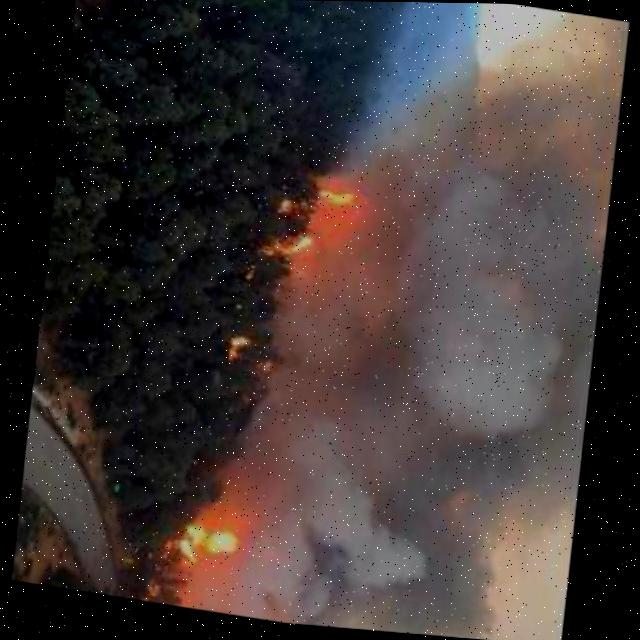
#> input picture datasets/fire/train/images/FireDetectionImage_NoiseWEBFire133_jpg.rf.2eeabb1e0fd0e6810b0fd4f2a442353c.jpg, 640 x 640 px
$ python merge_all_fire.py
#> lines starting #> are read from the running program, lines starting #| are printed output that depends on the picture
# -*- coding: utf-8 -*-
"""
Fire 데이터셋 전체 병합 + 중복 제거 + 품질 정제
================================================
처리 순서:
  Step 1 : 각 소스 데이터셋 → datasets/fire/ 로 병합
           - MD5로 완전 동일 이미지 스킵
           - 클래스 인덱스 리매핑 (데이터셋마다 다름)
           - fire_new3 : fire 클래스(idx=1)만 추출, 나머지 스킵
  Step 2 : pHash 유사 중복 제거 (병합 후 전체 스캔)
  Step 3 : 라벨 품질 정제 (bbox 클리핑 / 극소·극대 제거)
  Step 4 : data.yaml + README 갱신
  Step 5 : 빈 소스 폴더 삭제

실행:
    cd AISilverBridgeLJH
    python tools/merge_all_fire.py
"""

import cv2
import hashlib
import shutil
import numpy as np
from pathlib import Path
from collections import defaultdict

# ==========================================
# 경로 설정
# ==========================================
BASE     = Path(__file__).parent.parent
DATASETS = BASE / "datasets"
DEST     = DATASETS / "fire"
SPLITS   = ["train", "valid", "test"]

# ==========================================
# 소스 데이터셋 & 클래스 매핑 설정
#
# src_names : 소스 data.yaml 의 names 리스트 (인덱스 기준)
# class_map : { 소스_클래스명 -> 목적지_클래스_인덱스 }
#             None 또는 누락 -> 해당 bbox 무시
# ==========================================
SOURCE_CONFIGS = {
    "fire_new": {
        "src_names": ["fire"],
        "class_map": {"fire": 0},          # smoke 없음
    },
    "fire_new2": {
        "src_names": ["fire", "smoke"],
        "class_map": {"fire": 0, "smoke": 1},
    },
    "fire_new3": {
        # bottle(0), fire(1), gun(2), person(3), stick(4) 혼합 데이터셋
        # fire 만 추출, 나머지 무시
        "src_names": ["bottle", "fire", "gun", "person", "stick"],
        "class_map": {"fire": 0},
    },
    "fire_new4": {
        "src_names": ["fire", "smoke"],
        "class_map": {"fire": 0, "smoke": 1},
    },
}

# ==========================================
# pHash / 라벨 파라미터
# ==========================================
PHASH_THRESHOLD = 8
MIN_BBOX_AREA   = 0.003   # 0.3%
MAX_BBOX_AREA   = 0.90    # 90%
MIN_IMG_PIXEL   = 32
BATCH_SIZE      = 128


# ==========================================
# 유틸리티
# ==========================================
def md5(path: Path) -> str:
    h = hashlib.md5()
    with open(path, "rb") as f:
        for chunk in iter(lambda: f.read(65536), b""):
            h.update(chunk)
    return h.hexdigest()


def phash_bits(img_path: Path) -> np.ndarray | None:
    img = cv2.imread(str(img_path), cv2.IMREAD_GRAYSCALE)
    if img is None:
        return None
    img = cv2.resize(img, (32, 32), interpolation=cv2.INTER_AREA)
    dct = cv2.dct(np.float32(img))
    low = dct[:8, :8].flatten()
    return (low > low.mean()).astype(np.uint8)


def remap_labels(src_lbl: Path, src_names: list[str], class_map: dict) -> list[str] | None:
    """
    라벨 파일을 읽어 class_map 에 따라 인덱스를 변환.
    반환: 변환된 라인 리스트 (비어 있으면 [] 반환, 파일 없으면 None)
    """
    if not src_lbl.exists():
        return None

    raw = [l.strip() for l in src_lbl.read_text(encoding="utf-8").split("\n") if l.strip()]
    new_lines = []
    for line in raw:
        parts = line.split()
        if len(parts) != 5:
            continue
        try:
            src_idx = int(parts[0])
            cx, cy, bw, bh = map(float, parts[1:])
        except ValueError:
            continue

        if src_idx >= len(src_names):
            continue

        src_name = src_names[src_idx]
        dst_idx  = class_map.get(src_name)
        if dst_idx is None:
            continue   # 이 클래스는 목적지 데이터셋에 포함하지 않음

        new_lines.append(f"{dst_idx} {cx:.6f} {cy:.6f} {bw:.6f} {bh:.6f}")

    return new_lines


# ==========================================
# Step 1 : 병합
# ==========================================
print("=" * 56)
print("  Step 1 — 데이터셋 병합")
print("=" * 56)

# 기존 fire/ 이미지 MD5 수집
existing_hashes: set[str] = set()
existing_names:  set[str] = set()

for split in SPLITS:
    img_dir = DEST / split / "images"
    if img_dir.exists():
        for p in img_dir.glob("*.*"):
            existing_hashes.add(md5(p))
            existing_names.add(p.name)
#> pass 2 of the loop `for split in SPLITS:`:

print(f"  기존 fire/ 이미지: {len(existing_hashes):,}장\n")

merge_stats: dict[str, dict] = {}

for src_name, cfg in SOURCE_CONFIGS.items():
    src_dir   = DATASETS / src_name
    if not src_dir.exists():
        print(f"  [{src_name}] 폴더 없음 — 건너뜀")
        continue

    src_names = cfg["src_names"]
    class_map = cfg["class_map"]
    s = {"added": 0, "skip_dup": 0, "skip_no_fire": 0, "skip_no_img": 0}

    for split in SPLITS:
        src_img_dir = src_dir  / split / "images"
        src_lbl_dir = src_dir  / split / "labels"
        dst_img_dir = DEST     / split / "images"
        dst_lbl_dir = DEST     / split / "labels"

        if not src_img_dir.exists():
            continue

        dst_img_dir.mkdir(parents=True, exist_ok=True)
        dst_lbl_dir.mkdir(parents=True, exist_ok=True)

        for img in sorted(src_img_dir.glob("*.*")):
            # 이미지 읽기 가능 여부 확인
            test_img = cv2.imread(str(img))
            if test_img is None:
                s["skip_no_img"] += 1
                continue

            h_val = md5(img)
            if h_val in existing_hashes:
                s["skip_dup"] += 1
                continue

            # 라벨 변환
            src_lbl = src_lbl_dir / (img.stem + ".txt")
            new_lines = remap_labels(src_lbl, src_names, class_map)

            # fire 클래스가 하나도 없으면 스킵 (fire_new3 등 혼합 데이터셋 대응)
            if new_lines is not None and len(new_lines) == 0:
                s["skip_no_fire"] += 1
                continue

            # 파일명 충돌 처리
            dst_name = img.name
            if dst_name in existing_names:
                dst_name = img.stem + f"_{src_name}" + img.suffix

            dst_img = dst_img_dir / dst_name
            dst_lbl = dst_lbl_dir / (Path(dst_name).stem + ".txt")

            shutil.copy2(img, dst_img)

            if new_lines is not None:
                dst_lbl.write_text("\n".join(new_lines) + "\n", encoding="utf-8")
            # new_lines == None → 라벨 파일 없음 (배경 이미지) → 그대로 추가

            existing_hashes.add(h_val)
            existing_names.add(dst_name)
            s["added"] += 1

    merge_stats[src_name] = s
    print(f"  [{src_name}]  추가={s['added']:,}  "
          f"MD5중복={s['skip_dup']:,}  "
          f"fire없음={s['skip_no_fire']:,}  "
          f"손상={s['skip_no_img']:,}")
#> pass 2 of the loop `for src_name, cfg in SOURCE_CONFIGS.items():`:

total_added = sum(v["added"] for v in merge_stats.values())
print(f"\n  병합 후 총 이미지: {len(existing_hashes):,}장  (신규 {total_added:,}장 추가)\n")


# ==========================================
# Step 2 : pHash 유사 중복 제거
# ==========================================
print("=" * 56)
print(f"  Step 2 — pHash 유사 중복 제거  (Hamming <= {PHASH_THRESHOLD})")
print("=" * 56)

all_imgs: list[tuple[str, Path]] = []
for split in SPLITS:
    d = DEST / split / "images"
    if d.exists():
        all_imgs += [(split, p) for p in sorted(d.glob("*.*"))]
#> pass 2 of the loop `for split in SPLITS:`:

total_before_phash = len(all_imgs)
print(f"  pHash 계산 중... ({total_before_phash:,}장)")

indexed:    list[tuple[str, Path]] = []
hash_list:  list[np.ndarray]       = []

for i, (split, p) in enumerate(all_imgs):
    if i % 1000 == 0 and i > 0:
        print(f"    {i:,} / {total_before_phash:,}")
    bits = phash_bits(p)
#> in phash_bits, `img = cv2.imread(str(img_path), cv2.IMREAD_GRAYSCALE)`:
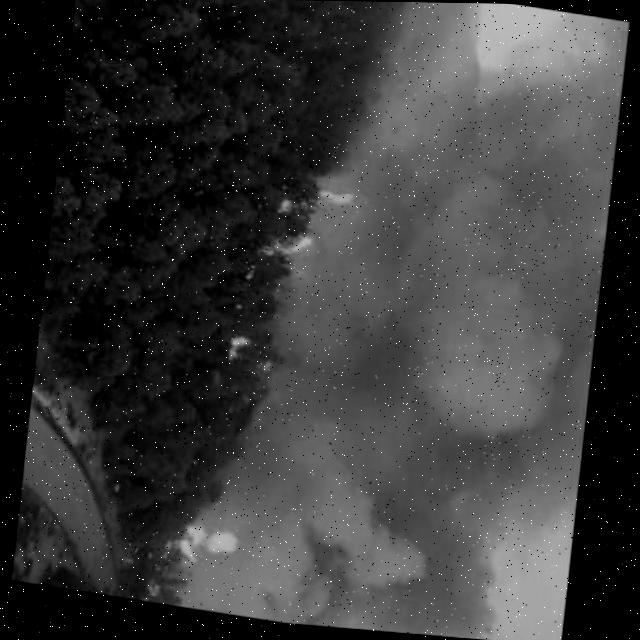
#> img: shape (640, 640); min 0, max 255, mean 57.7
#> in phash_bits, `img = cv2.resize(img, (32, 32), interpolation=cv2.INTER_AREA)`:
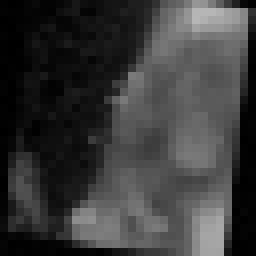
#> img: shape (32, 32) (shown 8 times larger); min 0, max 182, mean 57.7
#> in phash_bits, `dct = cv2.dct(np.float32(img))`:
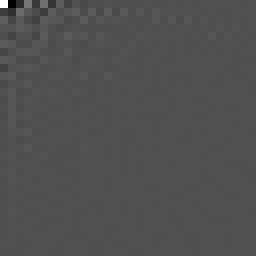
#> dct: shape (32, 32) float32 (shown 8 times larger); min -862.7, max 1845.2, mean 0.4; drawn with min black and max white
#> in phash_bits, `low = dct[:8, :8].flatten()`: low = 64 values, max 1845.2 at index 0, min -862.7 at index 1, mean 10.73
#> bits = 64 values, max 1 at index 0, min 0 at index 1, mean 0.5
    if bits is not None:
        indexed.append((split, p))
        hash_list.append(bits)
#> pass 2 of the loop `for i, (split, p) in enumerate(all_imgs):`:
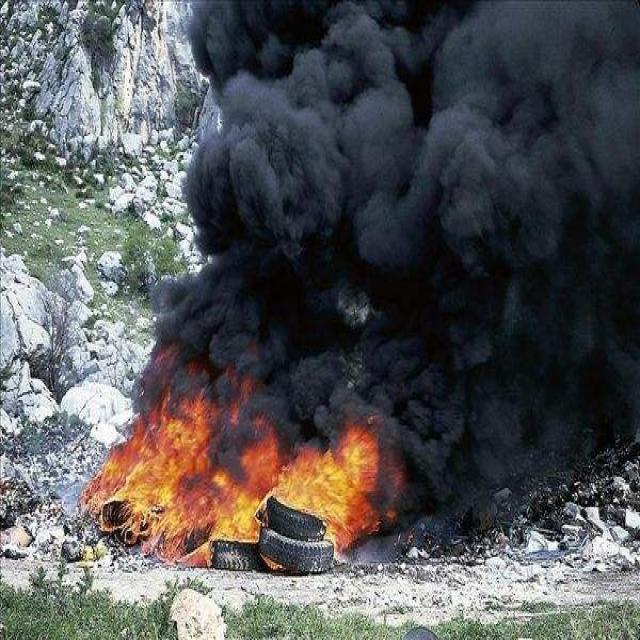
#> input picture datasets/fire/test/images/0000000242_jpg.rf.5f041ee91948de55fa08c1d1716236fb.jpg, 640 x 640 px
#> in phash_bits (call 2), `img = cv2.imread(str(img_path), cv2.IMREAD_GRAYSCALE)`:
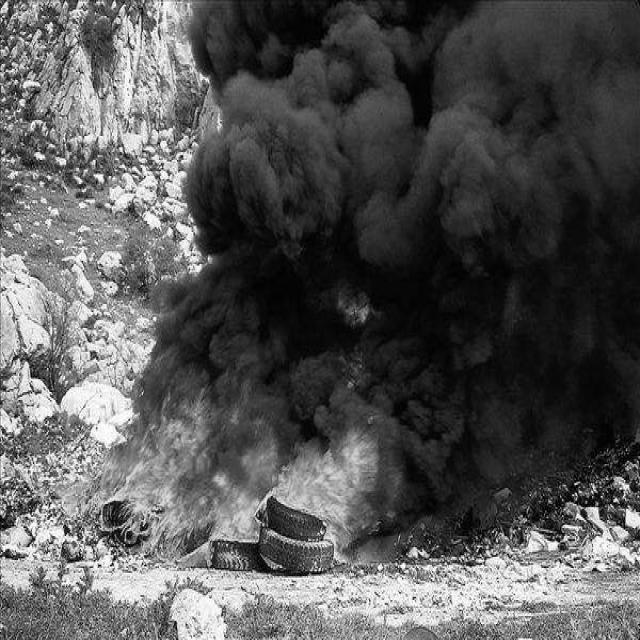
#> img: shape (640, 640); min 0, max 255, mean 85.5
#> in phash_bits (call 2), `dct = cv2.dct(np.float32(img))`:
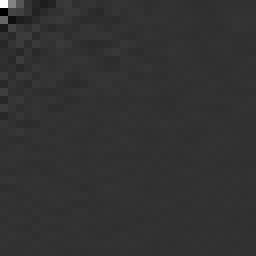
#> dct: shape (32, 32) float32 (shown 8 times larger); min -663.5, max 2735.3, mean 3.2; drawn with min black and max white
#> low = 64 values, max 2735.3 at index 0, min -663.5 at index 8, mean 53.91
#> bits = 64 values, max 1 at index 0, min 0 at index 3, mean 0.328

n = len(hash_list)
#> n = 3
hash_matrix = np.stack(hash_list)   # (n, 64) uint8
print(f"  해시 완료 ({n:,}장) — 배치 비교 중...")
#> (printed output is left out)

to_remove_idx: set[int] = set()

for b_start in range(0, n, BATCH_SIZE):
    b_end  = min(b_start + BATCH_SIZE, n)
    batch  = hash_matrix[b_start:b_end]

    dists = np.sum(
        batch[:, np.newaxis, :] != hash_matrix[np.newaxis, :, :],
        axis=2, dtype=np.uint8,
    )   # (B, n)

    for k in range(b_end - b_start):
        i = b_start + k
        if i in to_remove_idx:
            continue
        mask = dists[k] <= PHASH_THRESHOLD
        mask[: i + 1] = False
        for j in np.where(mask)[0]:
            j_int = int(j)
            if j_int not in to_remove_idx:
                to_remove_idx.add(j_int)
#> this loop made 1 pass
#> (b_end, dists) on pass 1: (3, [[0, 31, 31], [31, 0, 0], [31, 0, 0]])
#> after the loop, to_remove_idx = 1 item

print(f"  유사 중복 {len(to_remove_idx):,}장 발견 — 제거 중...")
#> (printed output is left out)

for idx in to_remove_idx:
    split, img_path = indexed[idx]
    lbl = DEST / split / "labels" / (img_path.stem + ".txt")
    img_path.unlink(missing_ok=True)
    lbl.unlink(missing_ok=True)
#> this loop made 1 pass
#> (idx, split) on pass 1: (2, 'test')

# 목록 갱신
all_imgs = [(s, p) for s, p in all_imgs if p.exists()]
print(f"  pHash 제거 후 남음: {len(all_imgs):,}장\n")


# ==========================================
# Step 3 : 라벨 품질 정제
# ==========================================
print("=" * 56)
print("  Step 3 — 라벨 품질 정제")
print("=" * 56)

qc = defaultdict(int)
class_count: dict[int, int] = defaultdict(int)
CLASS_NAMES = {0: "fire", 1: "smoke"}

for split, img_path in all_imgs:
    lbl_path = DEST / split / "labels" / (img_path.stem + ".txt")

    if not lbl_path.exists():
        qc["no_label"] += 1
        continue

    raw_lines = [l.strip() for l in lbl_path.read_text(encoding="utf-8").split("\n") if l.strip()]
    if not raw_lines:
        qc["empty_label"] += 1
        continue

    new_lines: list[str] = []
    changed = False

    for line in raw_lines:
        parts = line.split()
        if len(parts) != 5:
            qc["bad_format"] += 1
            changed = True
            continue
        try:
            cls = int(parts[0])
            cx, cy, bw, bh = map(float, parts[1:])
        except ValueError:
            qc["bad_format"] += 1
            changed = True
            continue

        # bbox 클리핑
        x1 = max(0.0, cx - bw / 2);  y1 = max(0.0, cy - bh / 2)
        x2 = min(1.0, cx + bw / 2);  y2 = min(1.0, cy + bh / 2)
        nw = x2 - x1;  nh = y2 - y1
        ncx = (x1 + x2) / 2;  ncy = (y1 + y2) / 2

        if nw <= 0 or nh <= 0:
            qc["clipped_out"] += 1; changed = True; continue
        if abs(nw - bw) > 1e-6 or abs(nh - bh) > 1e-6:
            qc["clipped_fixed"] += 1; changed = True

        area = nw * nh
        if area < MIN_BBOX_AREA:
            qc["tiny_removed"] += 1; changed = True; continue
        if area > MAX_BBOX_AREA:
            qc["huge_removed"] += 1; changed = True; continue

        class_count[cls] += 1
        new_lines.append(f"{cls} {ncx:.6f} {ncy:.6f} {nw:.6f} {nh:.6f}")

    if changed:
        lbl_path.write_text(
            "\n".join(new_lines) + ("\n" if new_lines else ""),
            encoding="utf-8",
        )
        qc["files_fixed"] += 1

print(f"  배경 이미지 (hard-neg, 라벨 없음): {qc['no_label']:,}장")
print(f"  bbox 클리핑 수정: {qc['clipped_fixed']:,}개  |  클리핑 후 소멸: {qc['clipped_out']:,}개")
print(f"  극소 bbox 제거 (<{MIN_BBOX_AREA*100:.1f}%): {qc['tiny_removed']:,}개")
print(f"  극대 bbox 제거 (>{MAX_BBOX_AREA*100:.0f}%): {qc['huge_removed']:,}개")
print(f"  수정된 라벨 파일: {qc['files_fixed']:,}개")

print(f"\n  [클래스 분포]")
total_cls = sum(class_count.values()) or 1
for idx, name in CLASS_NAMES.items():
    cnt   = class_count[idx]
    ratio = cnt / total_cls * 100
    bar   = "#" * int(ratio / 2)
    print(f"    {idx} {name:6s}: {cnt:7,}개  ({ratio:5.1f}%)  {bar}")


# ==========================================
# Step 4 : data.yaml + README 갱신
# ==========================================
print(f"\n{'='*56}")
print("  Step 4 — data.yaml / README 갱신")
print("=" * 56)

split_counts: dict[str, int] = {}
for split in SPLITS:
    d = DEST / split / "images"
    split_counts[split] = len(list(d.glob("*.*"))) if d.exists() else 0
#> pass 2 of the loop `for split in SPLITS:`:

total_final = sum(split_counts.values())

yaml_content = f"""# Fire & Smoke Detection Dataset (Full Merged + Cleaned)
# ==========================================
# 병합 출처
#   - fire      (기 정제된 원본)
#   - fire_new  (fire 단일 클래스, 123장)
#   - fire_new2 (fire+smoke, 241장)
#   - fire_new3 (혼합 5클래스 → fire만 추출, 2,184장)
#   - fire_new4 (fire+smoke, 1,153장)
# MD5 + pHash(Hamming<={PHASH_THRESHOLD}) 중복 제거 후 총 {total_final:,}장
# ==========================================

path: ../datasets/fire

train: train/images
val:   valid/images
test:  test/images

nc: 2
names: ['fire', 'smoke']

# Split 통계 (정제 후)
# train : {split_counts['train']:,}장
# valid : {split_counts['valid']:,}장
# test  : {split_counts['test']:,}장
# total : {total_final:,}장
"""

(DEST / "data.yaml").write_text(yaml_content, encoding="utf-8")

readme_content = f"""Fire & Smoke Detection Dataset - Full Merged
=============================================

병합 날짜     : 2026-05-29
병합 스크립트 : tools/merge_all_fire.py

[소스 데이터셋]
  fire      - 기존 정제 데이터 (fire, smoke)
  fire_new  - Roboflow 추가 수집 (fire 단일 클래스, 123장)
  fire_new2 - Roboflow 추가 수집 (fire, smoke, 241장)
  fire_new3 - Roboflow 혼합 데이터셋 (bottle/fire/gun/person/stick 5클래스)
              → fire 클래스(index 1)만 추출해 index 0으로 리매핑
  fire_new4 - Roboflow 추가 수집 (fire, smoke, 1,153장)

[중복 제거]
  MD5 완전 동일 이미지 제거 (바이너리 동일)
  pHash 유사 이미지 제거 (Hamming 거리 <= {PHASH_THRESHOLD}, DCT 64bit)

[라벨 품질 정제]
  bbox 경계 초과 → 클리핑
  극소 bbox 제거 (이미지 면적 {MIN_BBOX_AREA*100:.1f}% 미만)
  극대 bbox 제거 (이미지 면적 {MAX_BBOX_AREA*100:.0f}% 초과)

[최종 클래스]
  0 : fire   (화재)
  1 : smoke  (연기)

[최종 이미지 수]
  train : {split_counts['train']:,}장
  valid : {split_counts['valid']:,}장
  test  : {split_counts['test']:,}장
  total : {total_final:,}장

[포맷]
  YOLO 형식 (train/valid/test + labels/)
  라벨: <class_idx> <cx> <cy> <w> <h>  (정규화 좌표)
  라이선스: CC BY 4.0 (Roboflow)
"""

(DEST / "README.dataset.txt").write_text(readme_content, encoding="utf-8")
print("  data.yaml      갱신 완료")
print("  README.dataset.txt 갱신 완료")


# ==========================================
# Step 5 : 소스 폴더 삭제
# ==========================================
print(f"\n{'='*56}")
print("  Step 5 — 병합된 소스 폴더 삭제")
print("=" * 56)

for src_name in SOURCE_CONFIGS:
    src_dir = DATASETS / src_name
    if src_dir.exists():
        shutil.rmtree(src_dir)
        print(f"  삭제: {src_name}/")


# ==========================================
# 최종 요약
# ==========================================
print(f"\n{'='*56}")
print("  완료")
print("=" * 56)
print(f"  최종 위치  : datasets/fire/")
print(f"  train      : {split_counts['train']:,}장")
print(f"  valid      : {split_counts['valid']:,}장")
print(f"  test       : {split_counts['test']:,}장")
print(f"  합계       : {total_final:,}장")
print(f"\n  재학습 명령어:")
print(f"    python src/training/train.py fire")
# Updated: perf: 성능 최적화

# Updated: refactor: 변수명 명확화

# Updated: fix: 메모리 누수 방지

# Updated: refactor: 중복 코드 제거

# Updated: refactor: 코드 가독성 개선

# Updated: perf: 성능 최적화

# Updated: refactor: 변수명 명확화

# Updated: fix: 메모리 누수 방지

# Updated: refactor: 중복 코드 제거
